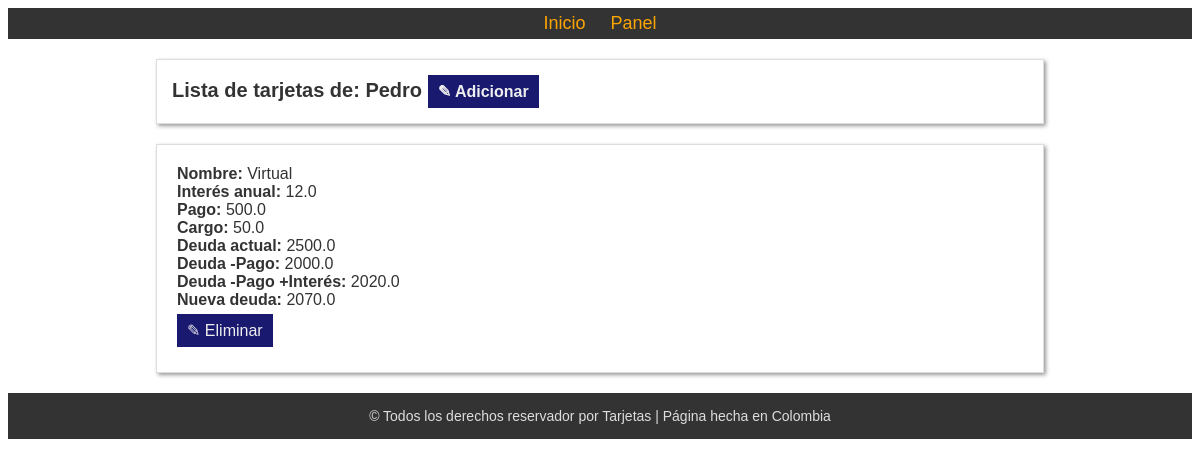
The app's page /usuario/tarjetas/Pedro/, older data.
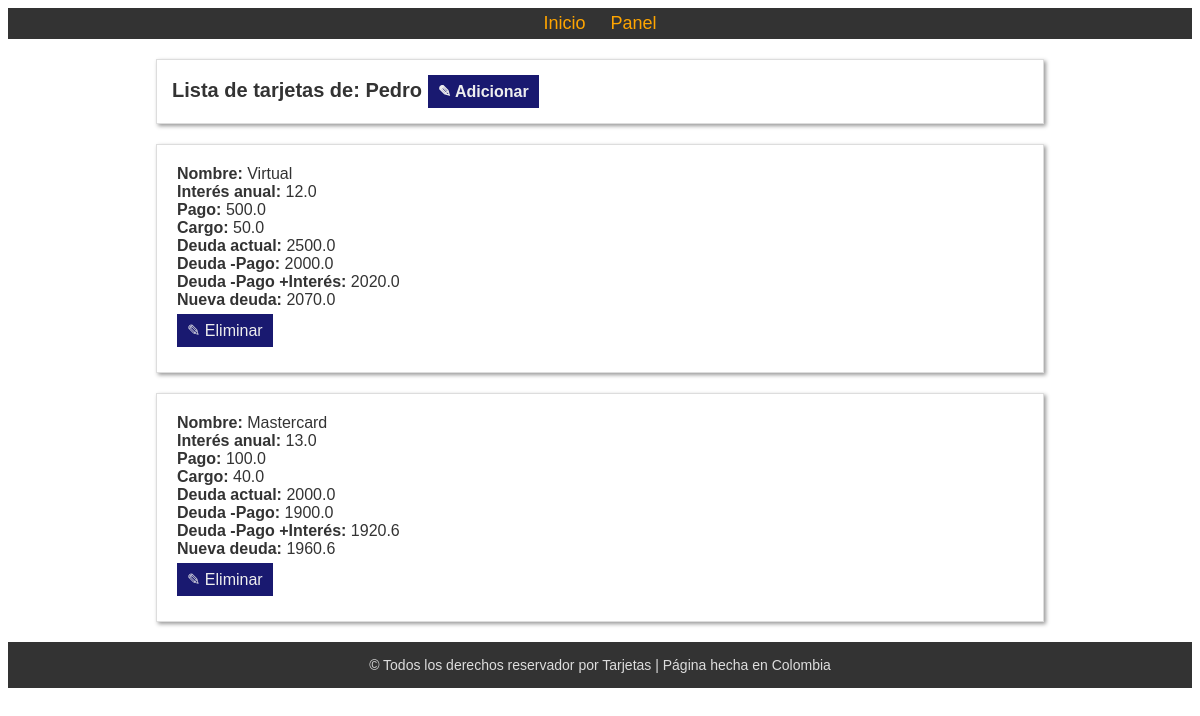
The same page, newer data.
### credito/tarjeta.py (models this page shows, shortened)
class Tarjeta(bd.Base) :
    __tablename__ = 'tarjeta'
    nombre = Column(String, primary_key=True)
    usuario = Column(String, primary_key=True)
    interes_anual = Column(Float,nullable=False)
    deuda_actual = Column(Float,nullable=False)
    pago = Column(Float,nullable=False)
    cargo = Column(Float,nullable=False)
    def obtener_nombre(self) :
        return self.nombre
    def obtener_interes_anual(self) :
        return self.interes_anual
    def obtener_deuda_actual(self) :
        return self.deuda_actual
    def obtener_pago(self) :
        return self.pago
    def obtener_cargo(self) :
        return self.cargo
    def obtener_interes_mensual(self) :
        return self.interes_anual / 12
    def obtener_deuda_recalculada(self) :
        deuda_recalculada = (self.obtener_deuda_actual() - self.obtener_pago())* (1 + (self.obtener_interes_mensual() / 100))
        return 0 if deuda_recalculada < 0 else deuda_recalculada
    def obtener_deuda_despues_del_pago(self) :
        deuda_despues_del_pago = self.obtener_deuda_actual() - self.obtener_pago()
        if deuda_despues_del_pago < 0 :
            return 0
        else :
            return   deuda_despues_del_pago
    def obtener_nueva_deuda(self) :
        return self.obtener_deuda_recalculada() + self.obtener_cargo()

### credito_flask.py (the view)
@app.route('/usuario/tarjetas/<string:nombre_>/')
def usuario_tarjetas(nombre_):
    titulo = "Usuarios - Tarjetas"
    usuario = controlador.get_usuario(nombre_)
    return render_template("usuario-tarjetas.html", titulo=titulo, usuario=usuario)

### controlador_credito.py (called while the page is built)
def get_usuario(usuario_) :
    usuario = bd.session.query(Usuario).get(usuario_)
    if usuario != None :
        tarjetas = bd.session.query(Tarjeta).filter(Tarjeta.usuario == usuario.nombre).all()
        if tarjetas != None :
            usuario.asignar_tarjetas(tarjetas)
    return usuario

### credito/usuario.py (called while the page is built)
    def asignar_tarjetas(self, tarjetas):
        self.tarjetas = tarjetas

### templates/usuario-tarjetas.html (shortened to what this page needs)
{% extends 'base.html' %}
{% block contenido %}
<div class="contenido">
    <section class="tarjeta-titulo">
        Lista de tarjetas de: {{ usuario.nombre }}
        <a class="btn" href="/usuario/tarjeta-adicionar/{{usuario.nombre}}/">
          &#x270E; Adicionar
        </a>
    </section>
    {% for tarjeta in usuario.tarjetas %}
    <section class="tarjeta">
        <aside>
            <span class="etiqueta">Nombre:</span>
            {{ tarjeta.obtener_nombre() }}
        </aside>
        <aside>
          <span class="etiqueta">Interés anual:</span>
          {{ '%0.1f'|format(tarjeta.obtener_interes_anual()|float) }}
      </aside>
        <aside>
            <span class="etiqueta">Pago:</span>
            {{ '%0.1f'|format(tarjeta.obtener_pago()|float) }}
        </aside>
        <aside>
            <span class="etiqueta">Cargo:</span>
            {{ '%0.1f'|format(tarjeta.obtener_cargo()|float) }}
        </aside>
        <aside>
            <span class="etiqueta">Deuda actual:</span>
            {{ '%0.1f'|format(tarjeta.obtener_deuda_actual()|float) }}
        </aside>
        <aside>
            <span class="etiqueta">Deuda -Pago:</span>
            {{ '%0.1f'|format(tarjeta.obtener_deuda_despues_del_pago()|float) }}
        </aside>
        <aside>
            <span class="etiqueta">Deuda -Pago +Interés:</span>
            {{ '%0.1f'|format(tarjeta.obtener_deuda_recalculada()|float) }}
        </aside>
        <aside>
            <span class="etiqueta">Nueva deuda:</span>
            {{ '%0.1f'|format(tarjeta.obtener_nueva_deuda()|float) }}
        </aside>
        <aside class="botones">
            <a class="btn" href="/usuario/tarjeta-eliminar/{{usuario.nombre}}/{{tarjeta.obtener_nombre()}}">
              &#x270E; Eliminar
            </a>
        </aside>
    </section>
    {% endfor %}
</div>
{% endblock %}

Row changes from the older to the newer data that the page shows:
added Tarjeta: obtener_nombre "Mastercard", obtener_interes_anual "13.0", obtener_pago "100.0", obtener_cargo "40.0", obtener_deuda_actual "2000.0", obtener_deuda_despues_del_pago "1900.0", obtener_deuda_recalculada "1920.6", obtener_nueva_deuda "1960.6"
